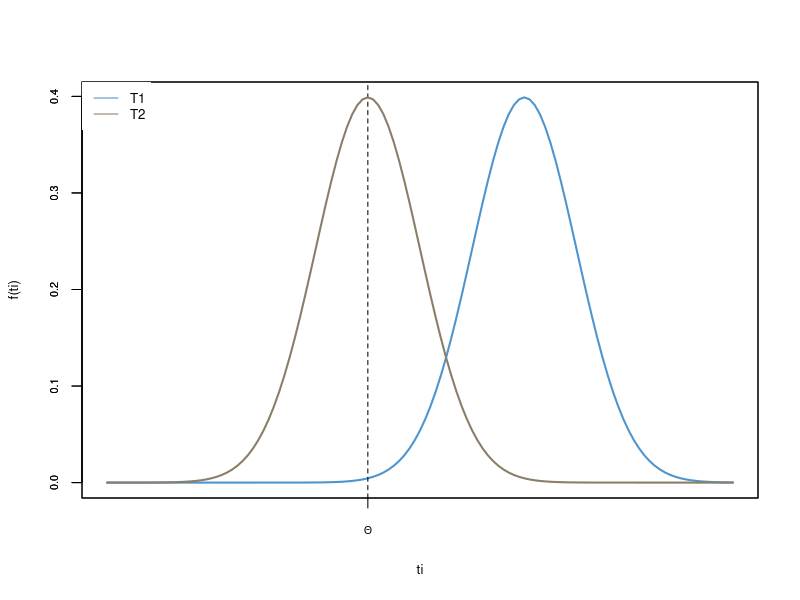
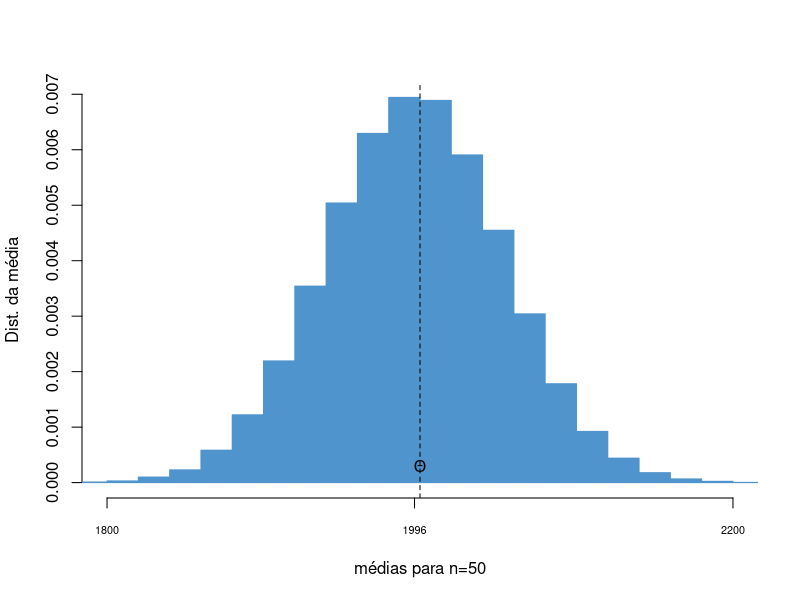
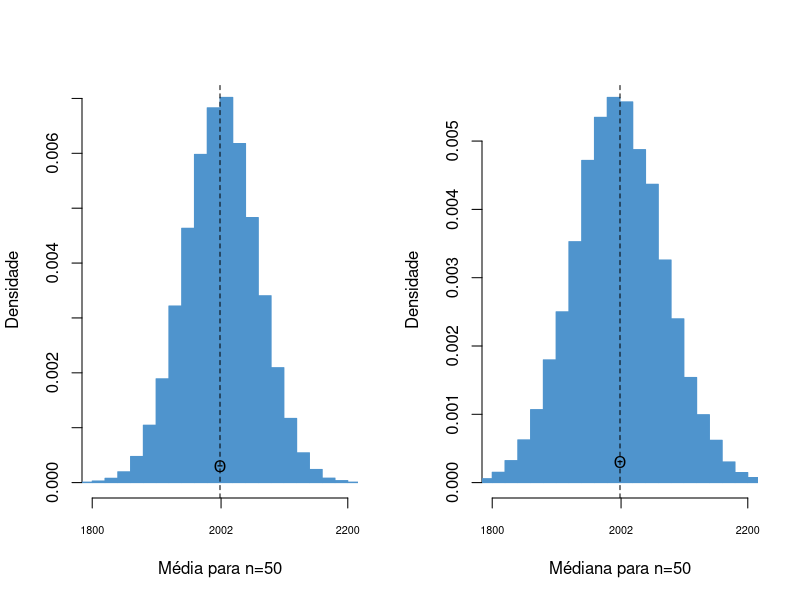
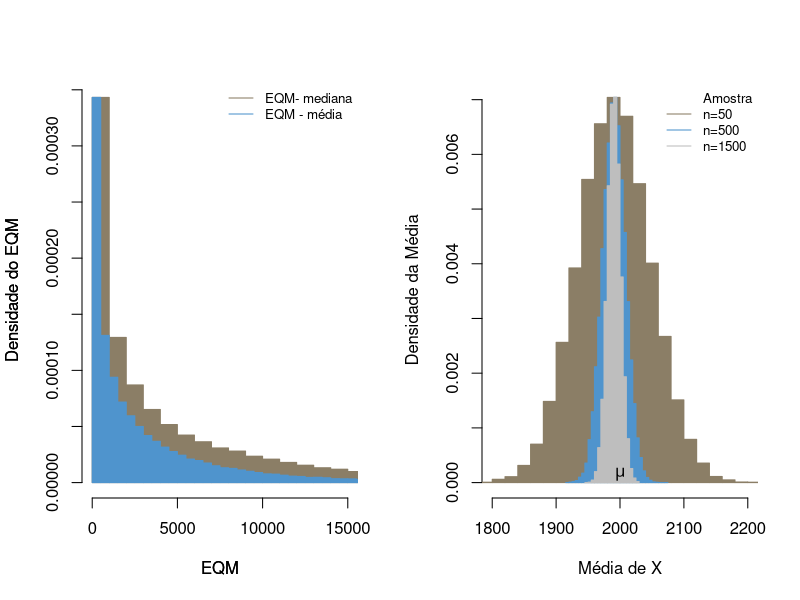
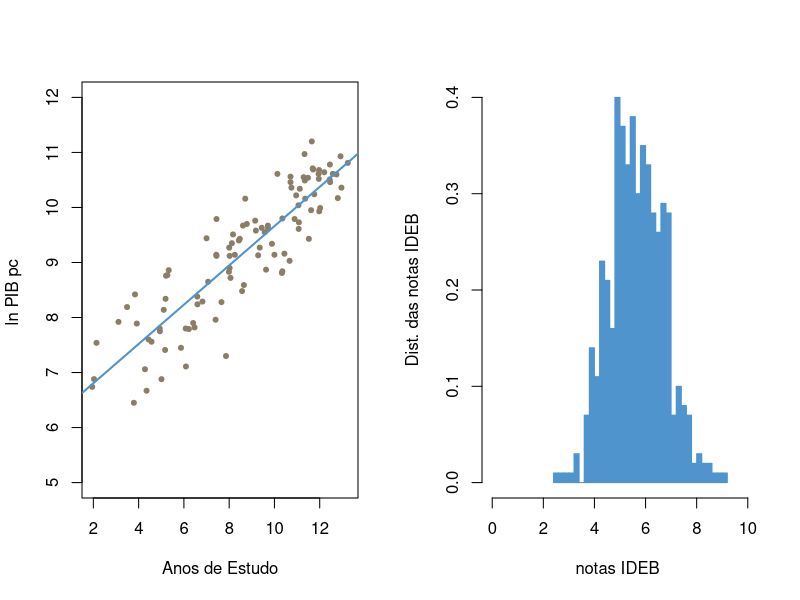
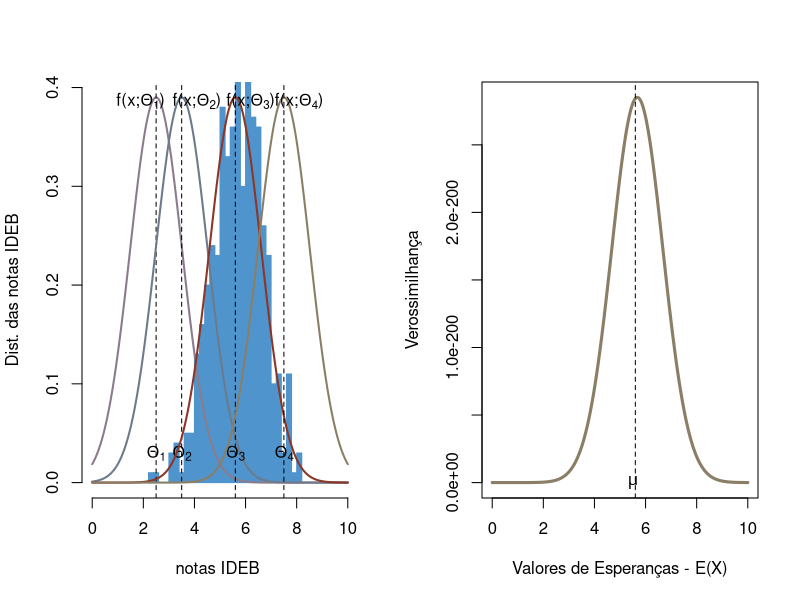

Source code (R) for these figures, in order:
## ---- chunk 1
#| echo = TRUE,
#| fig.cap = "Função Distribuição de Probabilidade Normal e Função Distribuição Acumulada Normal",
#| fig.height = 3.5,
#| fig.width = 7
#Distribuição de dois estimadores, T1 e T2,  para o parâmetro populacional
x<-seq(-5,7,0.1) 
T1<-dnorm(x = x, mean = 3, sd=1)   
T2<-dnorm(x = x, mean = 0, sd=1)

plot(x,T1,xlab="ti",type="l",main=NULL, col="steelblue3",lwd=2, ylab="f(ti)",
     xaxt="n",cex.axis=0.65, cex.lab=0.8 ) 
abline(v=0, col="black", lty=2)
par(new=TRUE)
plot(x,T2,xlab="", ylab="",type="l",col="wheat4",lwd=2,xaxt="n",
     cex.axis=0.65, cex.lab=0.8 ) 
axis(1,at=c(0),labels =c(expression(Theta)),cex.axis=0.65, cex.lab=0.8) 
legend("topleft", legend=c("T1", "T2"),col=c("steelblue3", "wheat4"), 
       lty=1:1, box.lty=0,cex=0.8)

## ---- chunk 2
#| echo = TRUE,
#| fig.cap = "Distribuição do estimador da Esperança da Nota do ENEM",
#| fig.height = 3.5,
#| fig.width = 6
# Distribuição da nota dos alunos que fizeram ENEM, X. 
x_normal<-rnorm(10000,mean=2000, sd= 400)

#Amostragem:
# Criando os vetores numéricos 
xbar50<-numeric()
var_amostral50<-numeric()
# Extraindo 100 mil amostras de 50 alunos e fazendo a média para cada uma.  
# Teremos 100.000 médias  
for ( i in 1:100000){
  smp<-sample(x_normal,replace = TRUE,size = 50)
  xbar50[i]<-mean(smp)
}

# Plotando as médias obtidas
hist(xbar50, col="steelblue3",freq = FALSE, breaks = 25,main="",
     xlim=c(1800, 2200), ylab="Dist. da média", xlab="médias para n=50",
     xaxt="n",border="steelblue3")
abline(v=2000, col="black", lty=2)
text(2000, 0.0003, expression(Theta))
axis(1,at=c(1800, mean(xbar50), 2200),labels =c(1800, round(mean(xbar50)),
    2200),cex.axis=0.65, cex.lab=0.8) 

## ---- chunk 3
#| echo = TRUE,
#| fig.cap = "Distribuição de dois estimadores não viesádos para a Esperança da População , média e mediana",
#| fig.height = 3.5,
#| fig.width = 6
# Vamos estudar a nota do ENEM. 
x_normal<-rnorm(10000,mean=2000, sd= 400)

# Criando os vetores numéricos 
xbar50<-numeric()
med50<-numeric()
# Extraindo duas mil amostras de 15 e fazendo a média e 
# variância. Teremos 2000 médias e 2000 variâncias 
for ( i in 1:100000){
  smp<-sample(x_normal,replace = TRUE, size = 50)
  xbar50[i]<-mean(smp)
  med50[i]<-median(smp)
}
par(mfrow=c(1,2))
hist(xbar50, col="steelblue3",freq = FALSE, breaks = 25,main="",
     xlim=c(1800, 2200), ylab="Densidade", xlab="Média para n=50",xaxt="n",
     border="steelblue3")
abline(v=2000, col="black", lty=2)
axis(1,at=c(1800, mean(xbar50), 2200),labels =c(1800, round(mean(xbar50)),
    2200),cex.axis=0.65) 
text(2000, 0.0003, expression(Theta))
hist(med50, col="steelblue3",freq = FALSE, breaks = 25,main="",
     xlim=c(1800, 2200), ylab="Densidade", xlab="Médiana para n=50",xaxt="n",
     border="steelblue3")
abline(v=2000, col="black", lty=2)
axis(1,at=c(1800, mean(xbar50), 2200),labels =c(1800, round(mean(xbar50)),
    2200),cex.axis=0.65) 
text(2000, 0.0003, expression(Theta))
## ---- chunk 4
#| echo = TRUE,
#| fig.cap = "Erro Quadrático Médio de dois estimadores não viesádos para a Esperança da População , média e
#| mediana",
#| fig.height = 3.5,
#| fig.width = 6
# Vamos estudar a nota do ENEM. 
x_normal<-rnorm(10000,mean=2000, sd= 400)

# Criando os vetores numéricos 
xbar50<-numeric()
med50<-numeric()
e50<-numeric()
e50md<-numeric()
# Extraindo duas mil amostras de 15 e fazendo a média e 
# variância. Teremos 2000 médias e 2000 variâncias 
for ( i in 1:100000){
  smp<-sample(x_normal,replace = TRUE,size = 50)
  xbar50[i]<-mean(smp)
  e50[i]<-(xbar50[i]-2000)^2
  med50[i]<-median(smp)
  e50md[i]<-(med50[i]-2000)^2
}

hist(e50md, col="wheat4",freq = FALSE, breaks = 120,main="",
     xlim=c(0, 15000), ylab="Densidade do EQM", xlab="EQM",
     border="wheat4")

par(new=TRUE)
hist(e50, col="steelblue3",freq = FALSE, breaks = 120,main="",xaxt="n",
     yaxt="n", xlim=c(0, 15000), ylab="Densidade do EQM", xlab="EQM",
     border="steelblue3")
legend("topright", legend=c("EQM- mediana", "EQM - média"),col=c("wheat4",
      "steelblue3"), lty=1:1, box.lty=0,cex=0.8)


## ---- chunk 5
#| echo = TRUE,
#| fig.cap = "Consistência do estimador não viesados para a Esperança da População , média",
#| fig.height = 3.5,
#| fig.width = 6
# Voltamos a nota do ENEM. 
x_normal<-rnorm(10000,mean=2000, sd= 400)
# Criando os vetores numéricos 
xbar50<-numeric()
xbar500<-numeric()
xbar1500<-numeric()
# Extraindo duas mil amostras de 15 e fazendo a média e 
# variância. Teremos 2000 médias e 2000 variâncias 
for ( i in 1:50000){
  smp<-sample(x_normal,replace = TRUE, size = 50)
  xbar50[i]<-mean(smp)
  smp1<-sample(x_normal,replace = TRUE,size = 500)
  xbar500[i]<-mean(smp1)
  smp2<-sample(x_normal,replace = TRUE,size = 1500)
  xbar1500[i]<-mean(smp2)
}
hist(xbar50, col="wheat4",freq = FALSE, breaks = 25,main="",
     xlim=c(1800, 2200), ylab="Densidade da Média", xlab="Média de X", 
     border="wheat4")
par(new=TRUE)
hist(xbar500, col="steelblue3",freq = FALSE, breaks = 25,main="",xaxt="n",
     yaxt="n", xlim=c(1800, 2200), ylab="", xlab="", border="steelblue3")
par(new=TRUE)
hist(xbar1500, col="gray",freq = FALSE, breaks = 25,main="",xaxt="n",
     yaxt="n", xlim=c(1800, 2200), ylab="", xlab="",border="gray")
text(2000, 0.0008, expression(mu))
legend("topright", legend=c("Amostra","n=50","n=500","n=1500"),col=c("white", 
      "wheat4","steelblue3","gray"), lty=1:1, box.lty=0,cex=0.8)
## ---- chunk 6
#| echo = TRUE,
#| fig.cap = "Anos de estudos e ln do PIB pc de diversos países em 2010",
#| fig.height = 4,
#| fig.width = 6
#Pib per capita em ln e anos de estudos de diversos países em 2010
ln_salario<- c(9.16, 9.44, 9.67, 10.71, 10.61, 7.79, 9.55, 10.55, 8.87, 7.56,
               8.48, 9.51, 9.61, 7.75, 7.90, 10.60, 9.80, 9.14, 9.27, 9.40, 
               7.80, 10.24, 10.17, 6.45, 10.68, 9.35, 9.12, 9.12, 8.72, 8.84, 
               10.56, 10.49, 7.89, 10.61, 8.28, 10.16, 8.76, 7.41, 8.24, 10.64, 
               9.93, 10.54, 8.38, 8.90, 9.76, 9.14, 10.78, 10.46, 8.81, 10.51,
               9.14, 7.82,  7.80, 6.67, 10.97, 6.88, 9.79, 7.54, 10.04, 9.63,
               9.58, 8.77, 6.88, 8.14, 7.60, 10.69, 10.34, 8.29, 6.74, 11.20,
               8.34, 9.62, 8.83, 9.13, 8.59, 9.95, 10.16, 9.73, 9.99, 7.92,
               9.43, 7.06, 9.34, 10.36, 10.36, 9.03, 8.19, 8.86, 10.61, 10.93,
               8.65, 10.52, 9.43, 7.11, 10.22, 9.27, 9.79, 7.45, 10.46, 10.81,
               9.67, 9.70, 8.42, 7.96, 7.30)

educa<- c(10.44, 7, 9.71, 11.69, 10.13, 6.22, 9.57, 11.29, 9.63, 4.57, 8.57,
          8.17, 11.07, 4.94, 6.41, 12.74, 10.35, 8.25, 9.35, 8.43, 4.93, 11.76,
          12.8, 3.79, 11.97, 8.12, 8.02, 7.44, 8.06, 10.35, 10.71, 11.34, 3.92,
          12.58, 7.66, 11.36, 5.21, 5.17, 6.6, 12.2, 11.98, 11.48, 6.59, 8.02,
          9.15, 7.43, 12.45, 10.71, 10.33, 12.44, 10, 6.47, 6.08, 4.35, 11.33,
          5.01, 10.89, 2.14, 11.06, 9.44, 9.18, 5.27, 2.03, 5.11, 4.44, 11.71,
          11.12, 6.82, 1.95, 11.65, 5.19, 9.72, 7.99, 9.28, 8.65, 11.62, 8.71,
          11.08, 12.02, 3.11, 11.52, 4.28, 9.89, 12.96, 10.75, 10.67, 3.49,
          5.33, 11.95, 12.92, 7.07, 11.96, 8.47, 6.09, 10.96, 8, 7.44, 5.87,
          12.46, 13.24, 8.61, 8.78, 3.84, 7.4, 7.86)  

bd = data.frame(ln_salario, educa)

plot(bd$educa, bd$ln_salario, xlab="Anos de Estudo", 
     ylab="ln PIB pc ", pch=20, col="wheat4",ylim=c(5,12))
abline(lm(bd$ln_salario~bd$educa), col="steelblue3", lwd = 2)


## ---- chunk 7
#| echo = TRUE
# Fazendo na mão. Usando a equação que derivamos acima
B<-((sum(educa*ln_salario)-105*(mean(educa)*mean(ln_salario))))/
  ((sum(educa^2)-105*(mean(educa)^2)))
A<-mean(ln_salario-B*mean(educa))
B
A

# Usando a rotina do R para Mínimos Quadrados
reg<-lm(ln_salario~educa)
reg
## ---- chunk 8
#| echo = TRUE,
#| fig.cap = "Distribuição da amostra das notas do IDEB 2017, para os primeiros anos do fundamental de 500
#| municípios",
#| fig.height = 3.5,
#| fig.width = 6
# Distribuição da nota dos alunos que fizeram ENEM, X. 
smp<-sample(rnorm(5500,mean=5.6, sd= 1.0139),replace = TRUE,size = 500)

# Plotando as médias obtidas
hist(smp, col="steelblue3",freq = FALSE, breaks = 25,main="",
     xlim=c(0, 10), ylab="Dist. das notas IDEB", xlab="notas IDEB ",
     border="steelblue3")

## ---- chunk 9
#| echo = TRUE,
#| fig.cap = "Distribuição da amostra das notas do IDEB 2017, e diversas possibilidades fdp do ideb populacional",
#| fig.height = 3.5,
#| fig.width = 6
# Distribuição da nota dos alunos que fizeram ENEM, X. 
smp<-sample(rnorm(5500,mean=5.6, sd= 1.0139),replace = TRUE,size = 500)

#Desvio padrão e diversas possibilidades de esperança:
sd<-1.0139
e1<-2.5
e2<-3.5
e3<-5.6
e4<-7.5

# Valores de x que vão de 0 até 10

x <- seq(0, 10, length = 1000) 

# Distribuição de probabilidade
y1 <- dnorm(x, e1, sd)
y2 <- dnorm(x, e2, sd)
y3 <- dnorm(x, e3, sd)
y4 <- dnorm(x, e4, sd)

# Plotando as médias obtidas
hist(smp, col="steelblue3",freq = FALSE, breaks = 25,main="",
     xlim=c(0, 10), ylim=c(0, 0.39), ylab="Dist. das notas IDEB", 
     xlab="notas IDEB ",border="steelblue3")
par(new=TRUE)
plot(x, y1, type="n", xlab = "", ylab = "", axes = FALSE)
lines(x, y1, col="thistle4",lwd = 2)
abline(v=2.5, col="black", lty=2)
text(2.5, 0.03, expression(Theta[1]))
text(1.9, 0.39, expression(paste("f(x" , ";" ,Theta[1],")")))

par(new=TRUE)
plot(x, y2, type="n", xlab = "", ylab = "", axes = FALSE)
lines(x, y2, col="slategray4",lwd = 2)
abline(v=3.5, col="black", lty=2)
text(3.5, 0.03, expression(Theta[2]))
text(4.1, 0.39, expression(paste("f(x" , ";" ,Theta[2],")")))

par(new=TRUE)
plot(x, y3, type="n", xlab = "", ylab = "", axes = FALSE)
lines(x, y3, col="tomato4", lwd = 2)
abline(v=5.6, col="black", lty=2)
text(5.6, 0.03, expression(Theta[3]))
text(6.2, 0.39, expression(paste("f(x" , ";" ,Theta[3],")")))

par(new=TRUE)
plot(x, y4, type="n", xlab = "", ylab = "", axes = FALSE)
lines(x, y4, col="wheat4", lwd = 2)
abline(v=7.5, col="black", lty=2)
text(7.5, 0.03, expression(Theta[4]))
text(8.1, 0.39, expression(paste("f(x" , ";" ,Theta[4],")")))


## ---- chunk 10
#| echo = TRUE,
#| fig.cap = "Simulação da Função de Verossimilhança",
#| fig.height = 3.5,
#| fig.width = 6
# amostra da nota dos alunos que fizeram ENEM, X. Valores da esperança 
set.seed(149)
xi<-sample(rnorm(5500,mean=5.6, sd= 1),replace = TRUE,size = 500)
mu <- seq(0, 10, length = 1000) 
L_mu<-numeric()

for ( i in 1:1000){
  for (j in 1:500 ){
  L_mu[i]<-(1/((2*pi)^(500/2)))*exp(-0.5*(sum((xi[j]-mu[i])^2)))
}}

plot(mu, L_mu, type="n", xlab = "Valores de Esperanças - E(X)" ,
     ylab = "Verossimilhança")
lines(mu, L_mu, col="wheat4", lwd = 3)
abline(v=5.6, col="black", lty=2)
text(5.5, 0.00, expression(mu))
